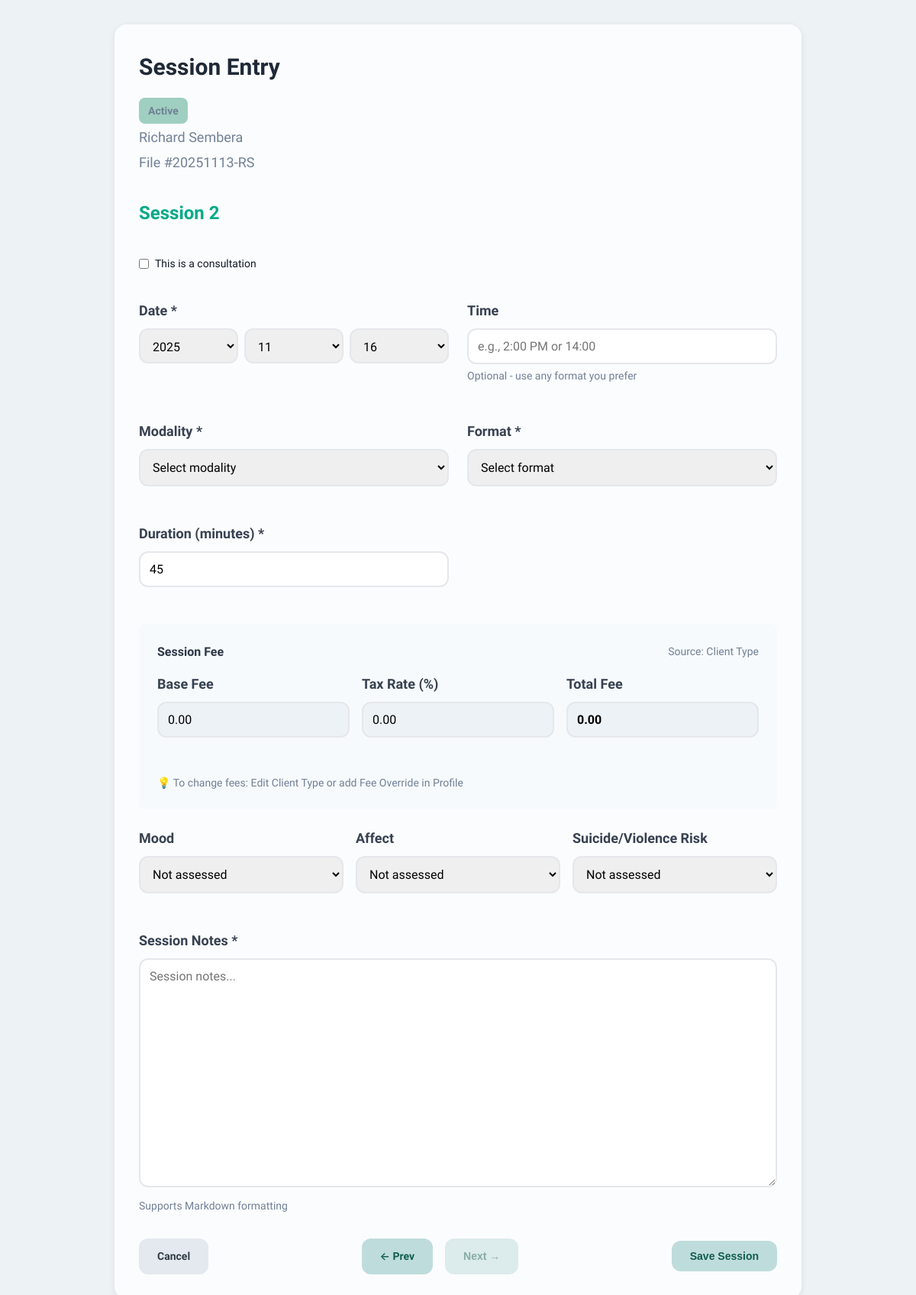
Page /client/1/session on the committed database.
### tables this page shows
CREATE TABLE "client_types" (
                    id INTEGER PRIMARY KEY AUTOINCREMENT,
                    name TEXT UNIQUE NOT NULL,
                    color TEXT NOT NULL,
                    color_name TEXT,
                    bubble_color TEXT,
                    session_fee REAL,
                    session_base_price REAL,
                    session_tax_rate REAL DEFAULT 0.0,
                    session_duration INTEGER,
                    retention_period INTEGER,
                    is_system INTEGER DEFAULT 0,
                    service_description TEXT,
                    is_system_locked INTEGER DEFAULT 0,
                    created_at INTEGER NOT NULL,
                    modified_at INTEGER NOT NULL
                );

CREATE TABLE clients (
                id INTEGER PRIMARY KEY AUTOINCREMENT,
                file_number TEXT UNIQUE NOT NULL,
                first_name TEXT NOT NULL,
                middle_name TEXT,
                last_name TEXT NOT NULL,
                type_id INTEGER NOT NULL,
                session_offset INTEGER DEFAULT 0,
                created_at INTEGER NOT NULL,
                modified_at INTEGER NOT NULL,
                is_deleted INTEGER DEFAULT 0,
                FOREIGN KEY (type_id) REFERENCES client_types(id)
            );

### web/app.py (the view, shortened to what this page needs)
@app.route('/client/<int:client_id>/session', methods=['GET', 'POST'])
def create_session(client_id):
    import time
    from datetime import datetime
    client = db.get_client(client_id)
    if not client:
        return "Client not found", 404
    client_type = db.get_client_type(client['type_id'])
    today_dt = datetime.now()
    today = today_dt.strftime('%Y-%m-%d')
    today_year = today_dt.year
    today_month = today_dt.month
    today_day = today_dt.day
    all_sessions = db.get_client_entries(client_id, 'session')
    dated_sessions = [s for s in all_sessions if s.get('session_date') and not s.get('is_consultation')]
    dated_sessions.sort(key=lambda s: (s['session_date'], s['id']))
    offset = client.get('session_offset', 0)
    today_timestamp = int(today_dt.replace(hour=0, minute=0, second=0, microsecond=0).timestamp())
    sessions_before_today = sum(1 for s in dated_sessions if s['session_date'] <= today_timestamp)
    preview_session_number = sessions_before_today + offset + 1
    prev_session_id = None
    next_session_id = None
    if dated_sessions:
        prev_session_id = dated_sessions[-1]['id']
    profile = db.get_profile_entry(client_id)
    profile_override = None
    if profile and profile.get('fee_override_total'):
        profile_override = {
            'base': profile['fee_override_base'],
            'tax': profile['fee_override_tax_rate'],
            'total': profile['fee_override_total']
        }
    client_type_fees = {
        'base': client_type.get('session_base_price') or 0,
        'tax': client_type.get('session_tax_rate') or 0,
        'total': client_type.get('session_fee') or 0
    }
    link_group_fees = {}  # Format: {'couples': {...}, 'family': {...}, 'group': {...}}
    conn = db.connect()
    conn.row_factory = sqlite3.Row
    cursor = conn.cursor()
    cursor.execute("""
        SELECT cl.group_id, cl.member_base_fee, cl.member_tax_rate, cl.member_total_fee, lg.format
        FROM client_links cl
        JOIN link_groups lg ON cl.group_id = lg.id
        WHERE cl.client_id_1 = ?
    """, (client_id,))
    for row in cursor.fetchall():
        format_type = row['format']
        if format_type:  # Only if format is set
            link_group_fees[format_type] = {
                'base': row['member_base_fee'] or 0,
                'tax': row['member_tax_rate'] or 0,
                'total': row['member_total_fee'] or 0
            }
    conn.close()
    return render_template('entry_forms/session.html',
                        client=client,
                        client_type=client_type,
                        profile_override=profile_override,
                        client_type_fees=client_type_fees,
                        link_group_fees=link_group_fees,
                        today=today,
                        today_year=today_year,
                        today_month=today_month,
                        today_day=today_day,
                        next_session_number=preview_session_number,
                        is_edit=False,
                        prev_session_id=prev_session_id,
                        next_session_id=next_session_id)

### web/templates/entry_forms/session.html (shortened to what this page needs)
{% extends "base.html" %}
{% block extra_css %}
<link rel="stylesheet" href="{{ url_for('static', filename='css/session.css') }}">
{% endblock %}
{% block content %}
<div class="card" style="max-width: 900px; margin: 0 auto;">
    <div style="display: flex; justify-content: space-between; align-items: start; margin-bottom: 2rem;">
        <div>
            <h2>Session Entry</h2>
            <div style="color: #718096;">
                <div style="margin-bottom: 0.25rem;">
                    <span class="type-badge" style="background-color: {{ client_type.color }}">
                        {{ client_type.name }}
                    </span>
                </div>
                <div style="margin-bottom: 0.25rem;">
                    {{ client.first_name }} {{ client.middle_name or '' }} {{ client.last_name }}
                </div>
                <div>
                    File #{{ client.file_number }}
                </div>
            </div>
        </div>
    </div>
    <form method="post">
        {% if not is_edit %}
        <div class="session-number-display" id="session-number-display">
            Session {{ next_session_number }}
        </div>
        {% else %}
        <div class="session-number-display" id="session-number-display">
            {{ session.description }}
        </div>
        {% endif %}
        <div class="form-row-full">
            <label class="checkbox-inline">
                <input type="checkbox" id="is_consultation" name="is_consultation" {% if is_edit and session.is_consultation %}checked{% endif %}>
                This is a consultation
            </label>
        </div>
        <div class="form-row">
            <div class="form-group">
                <label for="session_date">Date *</label>
                <div class="date-input-group">
                    <select id="year" name="year" required>
                        {% for year in range(2025, 2019, -1) %}
                        <option value="{{ year }}"
                                {% if is_edit and session_year == year %}selected
                                {% elif not is_edit and today[:4] == year|string %}selected{% endif %}>
                            {{ year }}
                        </option>
                        {% endfor %}
                    </select>
                    <select id="month" name="month" required>
                        {% for month in range(1, 13) %}
                        <option value="{{ month }}"
                                {% if is_edit and session_month == month %}selected
                                {% elif not is_edit and today[5:7] == '%02d'|format(month) %}selected{% endif %}>
                            {{ '%02d'|format(month) }}
                        </option>
                        {% endfor %}
                    </select>
                    <select id="day" name="day" required>
                        {% for day in range(1, 32) %}
                        <option value="{{ day }}"
                                {% if is_edit and session_day == day %}selected
                                {% elif not is_edit and today[8:10] == '%02d'|format(day) %}selected{% endif %}>
                            {{ '%02d'|format(day) }}
                        </option>
                        {% endfor %}
                    </select>
                </div>
            </div>
            <div class="form-group">
                <label for="session_time">Time</label>
                <input type="text" id="session_time" name="session_time"
                       value="{% if is_edit %}{{ session.session_time or '' }}{% endif %}"
                       placeholder="e.g., 2:00 PM or 14:00">
                <p class="help-text">Optional - use any format you prefer</p>
            </div>
        </div>
        <div class="form-row">
            <div class="form-group">
                <label for="modality">Modality *</label>
                <select id="modality" name="modality" required>
                    <option value="">Select modality</option>
                </select>
            </div>
            <div class="form-group">
                <label for="format">Format *</label>
                <select id="format" name="format" required>
                    <option value="">Select format</option>
                </select>
            </div>
        </div>
        <div class="form-row">
            <div class="form-group">
                <label for="duration">Duration (minutes) *</label>
                <input type="number" id="duration" name="duration"
                    value="{% if is_edit %}{{ session.duration }}{% else %}{{ client_type.session_duration or 50 }}{% endif %}" min="1" required>
            </div>
        </div>
        <div style="background: #F7FAFC; padding: 1.5rem; border-radius: 0.5rem; margin-bottom: 1.5rem;">
            <div style="display: flex; justify-content: space-between; align-items: center; margin-bottom: 1rem;">
                <h3 style="margin: 0; font-size: 1rem; color: #2D3748;">Session Fee</h3>
                <span id="fee-source" style="font-size: 0.875rem; color: #718096;">Source: Client Type</span>
            </div>
            <div class="form-row-thirds">
                <div class="form-group">
                    <label for="base_fee">Base Fee</label>
                    <input type="number" id="base_fee" name="base_fee" step="0.01"
                        value="{% if is_edit %}{{ '%.2f'|format(session.base_fee or 0) }}{% else %}{{ '%.2f'|format(default_base or 0) }}{% endif %}"
                        readonly style="background: #EDF2F7; cursor: not-allowed;">
                </div>
                <div class="form-group">
                    <label for="tax_rate">Tax Rate (%)</label>
                    <input type="number" id="tax_rate" name="tax_rate" step="0.01"
                        value="{% if is_edit %}{{ '%.2f'|format(session.tax_rate or 0) }}{% else %}{{ '%.2f'|format(default_tax_rate or 0) }}{% endif %}"
                        readonly style="background: #EDF2F7; cursor: not-allowed;">
                </div>
                <div class="form-group">
                    <label for="fee">Total Fee</label>
                    <input type="number" id="fee" name="fee" step="0.01"
                        value="{% if is_edit %}{{ '%.2f'|format(session.fee or 0) }}{% else %}{{ '%.2f'|format(default_total or 0) }}{% endif %}"
                        readonly style="background: #EDF2F7; cursor: not-allowed; font-weight: 600;">
                </div>
            </div>
            <p style="margin: 0.5rem 0 0 0; font-size: 0.875rem; color: #718096;">
                💡 To change fees: Edit Client Type or add Fee Override in Profile
            </p>
        </div>
        <div class="form-row-thirds">
            <div class="form-group">
                <label for="mood">Mood</label>
                <select id="mood" name="mood">
                    <option value="">Not assessed</option>
                </select>
            </div>
            <div class="form-group">
                <label for="affect">Affect</label>
                <select id="affect" name="affect">
                    <option value="">Not assessed</option>
                </select>
            </div>
            <div class="form-group">
                <label for="risk_assessment">Suicide/Violence Risk</label>
                <select id="risk_assessment" name="risk_assessment">
                    <option value="">Not assessed</option>
                </select>
            </div>
        </div>
        <div class="form-row-full">
            <div class="form-group">
                <label for="content">Session Notes *</label>
                <textarea id="content" name="content" placeholder="Session notes..." required>{% if is_edit %}{{ session.content or '' }}{% endif %}</textarea>
                <p class="help-text">Supports Markdown formatting</p>
            </div>
        </div>
        <div style="display: flex; justify-content: space-between; align-items: center; margin-top: 2rem;">
            <a href="{{ url_for('client_file', client_id=client.id) }}" class="btn btn-secondary">Cancel</a>
            <div style="display: flex; gap: 1rem;">
                {% if prev_session_id %}
                <a href="{{ url_for('edit_session', client_id=client.id, entry_id=prev_session_id) }}" class="btn">← Prev</a>
                {% else %}
                <button disabled class="btn" style="opacity: 0.5; cursor: not-allowed;">← Prev</button>
                {% endif %}
                {% if next_session_id %}
                <a href="{{ url_for('edit_session', client_id=client.id, entry_id=next_session_id) }}" class="btn">Next →</a>
                {% else %}
                <button disabled class="btn" style="opacity: 0.5; cursor: not-allowed;">Next →</button>
                {% endif %}
            </div>
            {% if is_edit %}
            <button type="submit" class="btn">Save Edits</button>
            {% else %}
            <button type="submit" class="btn">Save Session</button>
            {% endif %}
        </div>
    </form>
</div>
{% endblock %}

### rows in the picture
client_types: name "Active", duration "45"
clients: first_name "Richard", last_name "Sembera", file_number "20251113-RS"

### other values in the picture
{{ next_session_number }} "2"
form field year "2025"
form field month "11"
form field day "16"
